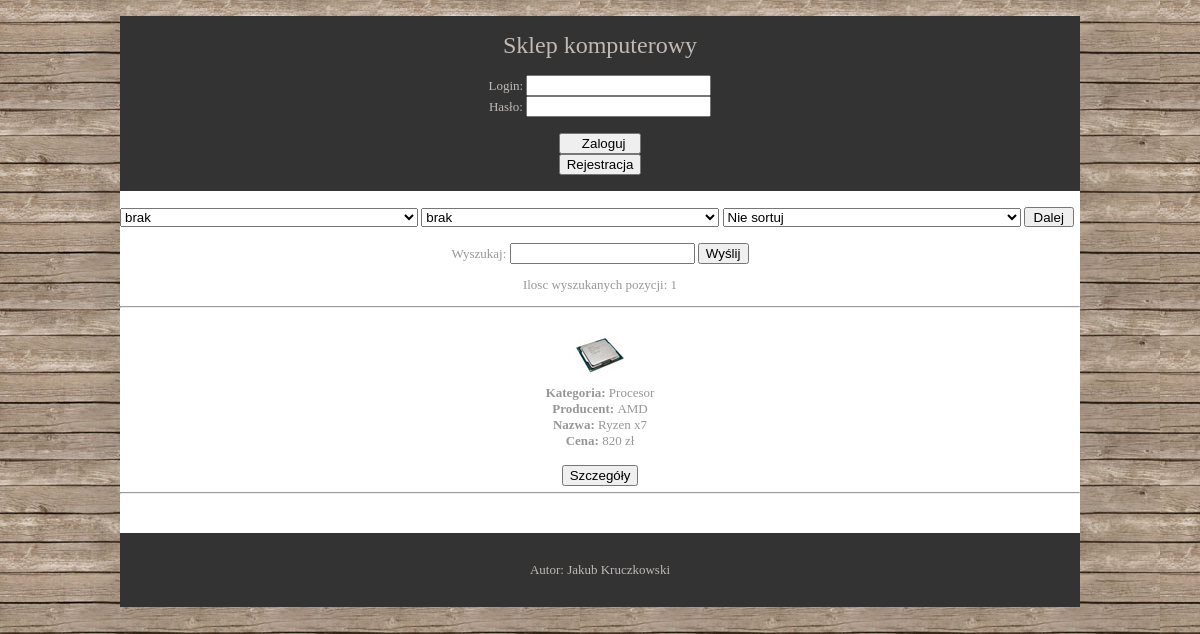
Screenshot of /index2.php?imie=Wydajny with the database file from the repository.
### tables this page shows
CREATE TABLE `produkt` (
  `ID` smallint(6) NOT NULL,
  `Producent_ID` smallint(6) NOT NULL,
  `Nazwa` text NOT NULL,
  `Kategoria` text NOT NULL,
  `Cena` double NOT NULL,
  `Opis` text NOT NULL,
  `Zdjecie` text NOT NULL
);

CREATE TABLE `producent` (
  `ID` smallint(6) NOT NULL,
  `Nazwa` text NOT NULL,
  `Adres` text NOT NULL
);

### index2.php (the view, shortened to what this page needs)
<!DOCTYPE html>
<html lang="en" dir="ltr">
<head>
	<link rel="stylesheet" href="style.css" type="text/css">
</head>
<body>
<br>
<div class="wrapper cz1">
	<header id="header" class="clear">
	<br><h1>Sklep komputerowy</h1><br>
	</header>
<?php
if (@$_SESSION['logowanie'] == 'zalogowano') {
echo "<br><div class='logowanie'>";
echo "<p> Zalogowany jako: ".$_SESSION['user']."</p>";
echo "<form method='post' action='wyloguj.php'><br><br>";
echo "<input class='input-btn' type='submit' name='wyloguj' value=' Wyloguj'><br>";
echo "</form>";
echo "<form method='post' action='koszyk.php'>";
echo "<input class='input-btn' type='submit' name='do_koszyka' value=' Koszyk '>";
echo "</form>";
echo "</div><br>";
}
else{
	echo '<div class="logowanie">';
	echo '<form method="post" action="zaloguj.php">';
	echo 'Login: <input type="text" name="login"><br>';
	echo 'Hasło: <input type="password" name="haslop"><br><br>';
	echo '<input type="submit" name="submitlog" value="    Zaloguj  ">';
	echo '</form>';
	echo '<form method="post" action="rejestracja.php">';
	echo '<input type="submit" name="submitlog" value="Rejestracja">';
	echo '</form>';
	echo '</div><br>';
}
?>
</div>
<div class="wrapper cz2"><br>
<?php
$polaczenie = mysql_pconnect("localhost", "root", "") or die ("Nie mozna polaczyc sie z serwerem");
		if($_POST) {
		$c1 = $_POST["kategoria"];
		$c2 = $_POST["producent"];
		$c3 = $_POST["cena"];
		}
		else {
		$c3 = null;
		}
?>
<form action="index.php" method="post" style="text-align: left">
<select name="kategoria" style="width: 298px">
	<option>brak</option>
</select>
<select name="producent" style="width: 298px">
    <option>brak</option>
</select>
<select value="malejaco" name="cena" style="width: 298px">
    <option <?php if($c3 == "Nie sortuj") echo "selected"?>>Nie sortuj</option>
</select>
<input type="submit" value="Dalej" style="width: 50px; height:20px;"/>
</form>
 <form action="index2.php" method="GET"><br>
  Wyszukaj: <input type=text name="imie"/>
  <input type=submit value="Wyślij"/>
  </form>
<?php
@$wyszukaj = $_GET['imie'];
$zapytanie = "select produkt.ID, producent.Nazwa, produkt.Nazwa, Kategoria, Opis, Cena, Zdjecie from produkt INNER JOIN producent ON produkt.Producent_ID = producent.ID ";
if ($wyszukaj!="") {
        $zapytanie = $zapytanie . " where Opis like '%".$wyszukaj."%'";
    }
else{
$zapytanie = "select produkt.ID, producent.Nazwa, produkt.Nazwa, Kategoria, Opis, Cena, Zdjecie from produkt INNER JOIN producent ON produkt.Producent_ID = producent.ID ORDER BY produkt.ID";
}
$wynik=mysql_query($zapytanie, $polaczenie) or die(mysql_error());
$ile_znalezionych=mysql_num_rows($wynik);
echo '<p>Ilosc wyszukanych pozycji: '.$ile_znalezionych.'</p><hr><br>';
for ($i = 0; $i < $ile_znalezionych; $i++)
{
    $dane = mysql_fetch_array($wynik);
echo '<div style="width: 25%; display:inline-block;">';
    for ($j = 0; $j < 7; $j++)
    {
        if ($j==0)
			echo "<img src=".$dane[6]." alt='obrazek'><br />";
        if ($j==2)
            echo "<b>Producent: </b>".$dane[1]."<br />";
        if ($j==3)
            echo "<b>Nazwa: </b>".$dane[2]."<br />";
        if ($j==1)
            echo "<b>Kategoria: </b>".$dane[3]."<br/>";
        if ($j==5)
            echo "<b>Cena: </b>".$dane[5]." zł<br />";
    }
	echo'<br>';
  echo '<form action="szczegoly.php" method="post" style="text-align: left">';
  echo  '<input type="submit" value="Szczegóły" style="margin : 0 auto; display: block;"/>';
  echo "</form>";
  echo '</div>';
}
echo "<hr>";
?>
<br>
<br>
</div>
<div class="wrapper cz1">
  <footer id="stopka" class="clear">
    <br><p>Autor: Jakub Kruczkowski</p><br>
  </footer>
</div>
<br>
</body>
</html>

### style.css (style rules this page uses)
body { margin:0; padding:0; font-size:13px; font-family:Georgia, "Times New Roman", Times, serif; background-image: url("bg1.jpg"); }
div.wrapper { display:block; margin:0 auto; width:960px; text-align:center; }
.cz1 { color:#C0BAB6; background-color:#333333; }
.cz2 { color:#979797; background-color:#FFFFFF; }
#header, #container, #footer { display:block; width:960px; }
h1, h2, h3, h4, h5, h6 { margin:0; padding:0; font-size:24px; font-weight:normal; font-style:normal; line-height:normal; }
* { box-sizing: border-box; }

### rows the page displays
produkt: Zdjecie (picture), Kategoria "Procesor", Producent_ID.Nazwa "AMD", Nazwa "Ryzen x7", Cena "820"

### other values shown
$ile_znalezionych "1"
